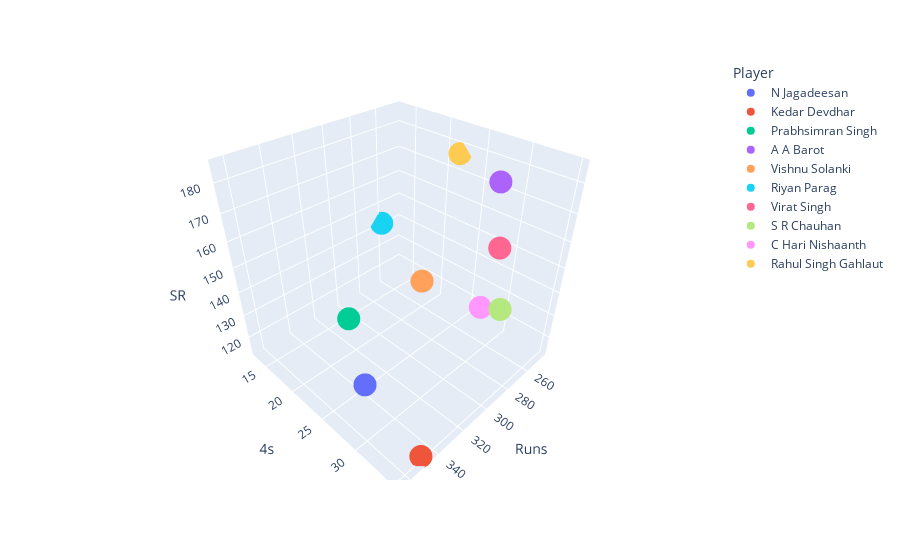

The notebook cell saved with this chart:
### Code cell
fig = px.scatter_3d(top_ten, x='Runs', y='4s', z='SR', color ='Player')
fig.show()

### Figure 1 — Plotly figure (JSON) as saved in the notebook; plotly's stock layout.template omitted (floating-point values rounded to 4 significant figures)
{"data": [{"hovertemplate": "Player=N Jagadeesan<br>Runs=%{x}<br>4s=%{y}<br>SR=%{z}<extra></extra>", "legendgroup": "N Jagadeesan", "marker": {"color": "#636efa", "symbol": "circle"}, "mode": "markers", "name": "N Jagadeesan", "scene": "scene", "showlegend": true, "type": "scatter3d", "x": [364], "y": [31], "z": [141.1]}, {"hovertemplate": "Player=Kedar Devdhar<br>Runs=%{x}<br>4s=%{y}<br>SR=%{z}<extra></extra>", "legendgroup": "Kedar Devdhar", "marker": {"color": "#EF553B", "symbol": "circle"}, "mode": "markers", "name": "Kedar Devdhar", "scene": "scene", "showlegend": true, "type": "scatter3d", "x": [349], "y": [35], "z": [113.7]}, {"hovertemplate": "Player=Prabhsimran Singh<br>Runs=%{x}<br>4s=%{y}<br>SR=%{z}<extra></extra>", "legendgroup": "Prabhsimran Singh", "marker": {"color": "#00cc96", "symbol": "circle"}, "mode": "markers", "name": "Prabhsimran Singh", "scene": "scene", "showlegend": true, "type": "scatter3d", "x": [341], "y": [24], "z": [142.1]}, {"hovertemplate": "Player=A A Barot<br>Runs=%{x}<br>4s=%{y}<br>SR=%{z}<extra></extra>", "legendgroup": "A A Barot", "marker": {"color": "#ab63fa", "symbol": "circle"}, "mode": "markers", "name": "A A Barot", "scene": "scene", "showlegend": true, "type": "scatter3d", "x": [283], "y": [32], "z": [185.0]}, {"hovertemplate": "Player=Vishnu Solanki<br>Runs=%{x}<br>4s=%{y}<br>SR=%{z}<extra></extra>", "legendgroup": "Vishnu Solanki", "marker": {"color": "#FFA15A", "symbol": "circle"}, "mode": "markers", "name": "Vishnu Solanki", "scene": "scene", "showlegend": true, "type": "scatter3d", "x": [267], "y": [21], "z": [128.4]}, {"hovertemplate": "Player=Riyan Parag<br>Runs=%{x}<br>4s=%{y}<br>SR=%{z}<extra></extra>", "legendgroup": "Riyan Parag", "marker": {"color": "#19d3f3", "symbol": "circle"}, "mode": "markers", "name": "Riyan Parag", "scene": "scene", "showlegend": true, "type": "scatter3d", "x": [261], "y": [13], "z": [141.8]}, {"hovertemplate": "Player=Virat Singh<br>Runs=%{x}<br>4s=%{y}<br>SR=%{z}<extra></extra>", "legendgroup": "Virat Singh", "marker": {"color": "#FF6692", "symbol": "circle"}, "mode": "markers", "name": "Virat Singh", "scene": "scene", "showlegend": true, "type": "scatter3d", "x": [250], "y": [29], "z": [150.6]}, {"hovertemplate": "Player=S R Chauhan<br>Runs=%{x}<br>4s=%{y}<br>SR=%{z}<extra></extra>", "legendgroup": "S R Chauhan", "marker": {"color": "#B6E880", "symbol": "circle"}, "mode": "markers", "name": "S R Chauhan", "scene": "scene", "showlegend": true, "type": "scatter3d", "x": [249], "y": [30], "z": [125.1]}, {"hovertemplate": "Player=C Hari Nishaanth<br>Runs=%{x}<br>4s=%{y}<br>SR=%{z}<extra></extra>", "legendgroup": "C Hari Nishaanth", "marker": {"color": "#FF97FF", "symbol": "circle"}, "mode": "markers", "name": "C Hari Nishaanth", "scene": "scene", "showlegend": true, "type": "scatter3d", "x": [246], "y": [27], "z": [119.4]}, {"hovertemplate": "Player=Rahul Singh Gahlaut<br>Runs=%{x}<br>4s=%{y}<br>SR=%{z}<extra></extra>", "legendgroup": "Rahul Singh Gahlaut", "marker": {"color": "#FECB52", "symbol": "circle"}, "mode": "markers", "name": "Rahul Singh Gahlaut", "scene": "scene", "showlegend": true, "type": "scatter3d", "x": [244], "y": [22], "z": [176.8]}], "layout": {"legend": {"title": {"text": "Player"}, "tracegroupgap": 0}, "margin": {"t": 60}, "scene": {"domain": {"x": [0, 1], "y": [0, 1]}, "xaxis": {"title": {"text": "Runs"}}, "yaxis": {"title": {"text": "4s"}}, "zaxis": {"title": {"text": "SR"}}}}}
